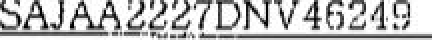
#> input picture predict-digit/tmp/box/sample1.png, 216 x 20 px, found by its file name (shown 2 times larger)
$ python blackbox.py tmp/box/sample1.png
#> lines starting #> are read from the running program, lines starting #| are printed output that depends on the picture; after the words box and inside, x2 and y2 are one past the last pixel; in counts of white or black regions, pixels touching at a corner belong together; long printed decimals are rounded
### predict-digit/core/common.py
def print_info(string):
    print('\033[31m \033[43m' + '[INFO]'+ '\033[0m' + ' ' + string)

def print_error(string):
    print('\033[37m \033[101m' + '[ERROR]'+ '\033[0m' + ' ' + string)

def make_logger(name=None):
    import logging
    logger = logging.getLogger(name)
    logger.setLevel(logging.INFO)

    formatter = logging.Formatter("%(asctime)s - t%(levelname)s - %(message)s")

    console = logging.StreamHandler()
    console.setLevel(logging.INFO)
    console.setFormatter(formatter)

    logger.addHandler(console)
    return logger

### predict-digit/blackbox.py
#!/usr/bin/env python
import argparse
import core.common as common
import cv2
import numpy


def black_box(input_path: str) -> numpy.ndarray:
    """
    Using Black-Box Algorithm (==Double Contours)
    :param input_path: image path
    :return: cv2 object(list) by black-box algorithm
    """
#> called with input_path = 'tmp/tmp/box/sample1.png'
    logger = common.make_logger()
    raw_image = cv2.imread(input_path)
#> raw_image is the input picture: shape (20, 216, 3); min 0, max 255, mean 188.1
    first_img = raw_image.copy()

    img_to_gray = cv2.cvtColor(first_img, cv2.COLOR_BGR2GRAY)
    _, thresh = cv2.threshold(img_to_gray, 127, 255, 0)
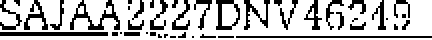
#> thresh: shape (20, 216) (shown 2 times larger); 73.5% white; black in thin lines or dots
    contours, _ = cv2.findContours(thresh, cv2.RETR_TREE, cv2.CHAIN_APPROX_SIMPLE)
#> contours = 45 contours, 34 with area under 20; largest, box (x1, y1, x2, y2) and area: (0, 0, 216, 20) 2746, (42, 0, 56, 13) 86, (85, 9, 96, 16) 38, (63, 9, 73, 16) 34, (74, 9, 83, 16) 30

    # first-contours
    for c in contours:
        x, y, w, h = cv2.boundingRect(c)
        channel_shape = first_img.shape
        if w < channel_shape[0] * 0.05:
            cv2.rectangle(first_img, (x, y), (x + w + 10, y + h), (0, 0, 0), -1)
#> this loop made 45 passes
#> (x, y, w, h) on passes 1, 2, 3, 5, 6, 7, 8, 9, 10, 12, 14, 15: (42, 0, 14, 13), (0, 0, 216, 20), (108, 17, 10, 3), (84, 17, 5, 3), (99, 16, 10, 4), (81, 16, 4, 4), (78, 16, 4, 4), (88, 15, 6, 5), (74, 15, 5, 4), (61, 15, 10, 4), (55, 15, 5, 4), (164, 12, 4, 4)
#> (c, x, y, w, h) on passes 4, 11, 13, 20, 25, 28: ([[95, 18], [96, 17], [97, 18], [96, 19]], 95, 17, 3, 3), ([[72, 16], [73, 15], [74, 16], [73, 17]], 72, 15, 3, 3), ([[59, 16], [60, 15], [61, 16], [60, 17]], 59, 15, 3, 3), ([[175, 10], [176, 9], [177, 10], [176, 11]], 175, 9, 3, 3), ([[192, 9], [193, 8], [194, 9], [193, 10]], 192, 8, 3, 3), ([[76, 9], [77, 8], [78, 9], [77, 10]], 76, 8, 3, 3)

    last_img = raw_image.copy()
    img_to_gray_ = cv2.cvtColor(first_img, cv2.COLOR_BGR2GRAY)
    cv2.Canny(img_to_gray_, 50, 200, apertureSize=3)
    blur_ = cv2.blur(img_to_gray_, (5, 5))
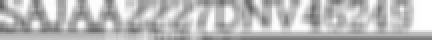
#> blur_: shape (20, 216) (shown 2 times larger); min 96, max 255, mean 186.2
    cv2.threshold(blur_, 127, 255, 0)
    contours, _ = cv2.findContours(blur_, cv2.RETR_TREE, cv2.CHAIN_APPROX_SIMPLE)
#> contours = [[[0, 0], [0, 19], [215, 19], [215, 0]]]

    # second-contours
    idx = 0
    for cnt in contours:
        idx += 1
        x, y, w, h = cv2.boundingRect(cnt)
        channel = last_img.shape
        if (w / h > 8) & (w / h < 15):
            cv2.rectangle(last_img, (x, y), (x + w + 10, y + h), (0, 255, 0), 3)
            cv2.putText(last_img, str(idx), (x, y), cv2.FONT_HERSHEY_SIMPLEX, 2, (0, 0, 255), 4)
            print("[CONTOUR DETAILS]\t", 'x: ', x, "\t", 'y: ', y, "\t", 'w: ', w, "\t", 'h: ', h, '\tchannel: ', channel, '|', w / channel[0], '|', h / channel[1], '|', w / h)
        '''Set IDX
        if idx == 529:
            cv2.imwrite(SAVE_PATH + "box/" + input_path[-11:-4] + ".png", raw_image[y : y + h, x : x + w])
        '''
#> this loop made 1 pass
#| [CONTOUR DETAILS]	 x:  0 	 y:  0 	 w:  216 	 h:  20 	channel:  (20, 216, 3) | 10.8 | 0.09259 | 10.8
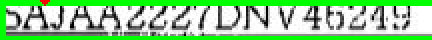
#> last_img: shape (20, 216, 3) (shown 2 times larger); mean B, G, R 140.5, 206.4, 141.1
#> after the loop, idx = 1

    cv2.imwrite(RESULT_PATH + input_path[-11:-4] + '_' + RES_NAME, last_img)
    logger.info("Saving image Finished")
    return last_img


if __name__ == '__main__':
    PATH = "tmp/"
    RESULT_PATH = "res/"
    RES_NAME = "blackboxed.jpg"
    parser = argparse.ArgumentParser(description='Blackbox Tutorial')
    parser.add_argument('file_name', type=str,
            help='Blackbox 알고리즘을 테스트 할 파일 이름을 입력. (example: python blackbox.py sample1.png)')
    args = parser.parse_args()
    black_box(PATH + args.file_name)

$ run again, with predict-digit/tmp/box/sample3.png copied over predict-digit/tmp/box/sample1.png
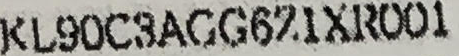
#> input picture predict-digit/tmp/box/sample3.png, 459 x 56 px, found by its file name
#> in black_box, raw_image is the input picture: shape (56, 459, 3); mean B, G, R 140.5, 146.7, 148.2
#> in black_box, `_, thresh = cv2.threshold(img_to_gray, 127, 255, 0)`:
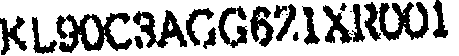
#> thresh: shape (56, 459); 70.3% white; 22 black regions (3 under 20 px)
#> in black_box, `contours, _ = cv2.findContours(thresh, cv2.RETR_TREE, cv2.CHAIN_APPROX..`: contours = 35 contours, 14 with area under 20; largest, box (x1, y1, x2, y2) and area: (0, 0, 459, 56) 24313, (58, 12, 133, 54) 1670, (378, 1, 430, 42) 1092, (132, 9, 188, 49) 1018, (217, 5, 249, 49) 628
#> the loop in black_box, `for c in contours:` made 35 passes
#> (x, y, w, h) on passes 1 to 8: (0, 0, 459, 56), (133, 35, 11, 15), (350, 33, 4, 3), (348, 32, 4, 3), (292, 31, 8, 11), (351, 29, 4, 4), (202, 26, 15, 24), (244, 25, 4, 3)
#> in black_box, `contours, _ = cv2.findContours(blur_, cv2.RETR_TREE, cv2.CHAIN_APPROX_..`: contours = [[[0, 0], [0, 55], [458, 55], [458, 0]]]
#> the loop in black_box, `for cnt in contours:` made 1 pass
#> (cnt, idx, x, y, w, h, channel) on pass 1: ([[0, 0], [0, 55], [458, 55], [458, 0]], 1, 0, 0, 459, 56, (56, 459, 3))
#> (printed output is left out)
#> after the loop in black_box, `for cnt in contours:`:
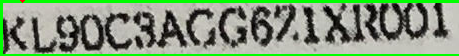
#> last_img: shape (56, 459, 3); 9.52% of pixels changed, all inside (x1, y1, x2, y2) = (0, 0, 459, 56)
#> after the loop in black_box, `for cnt in contours:`: idx = 1
